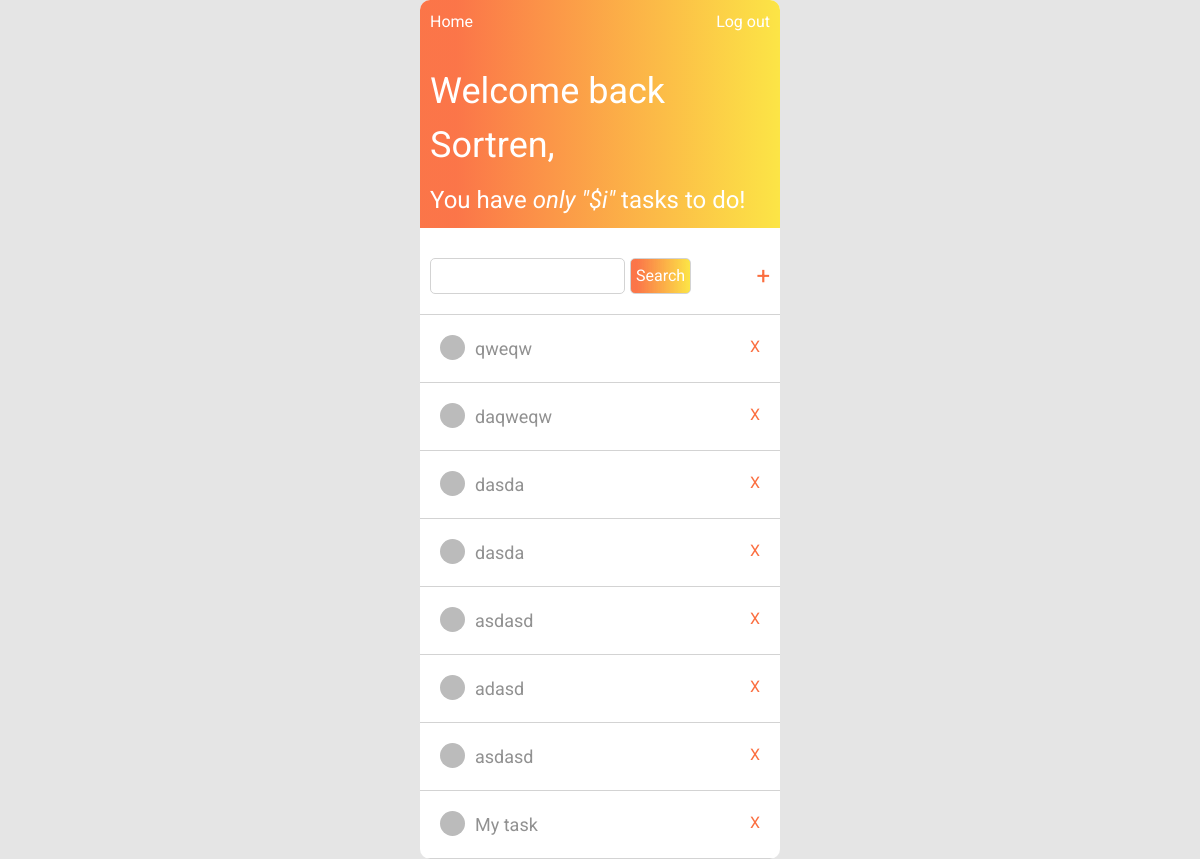
The app's page / (signed in), older data.
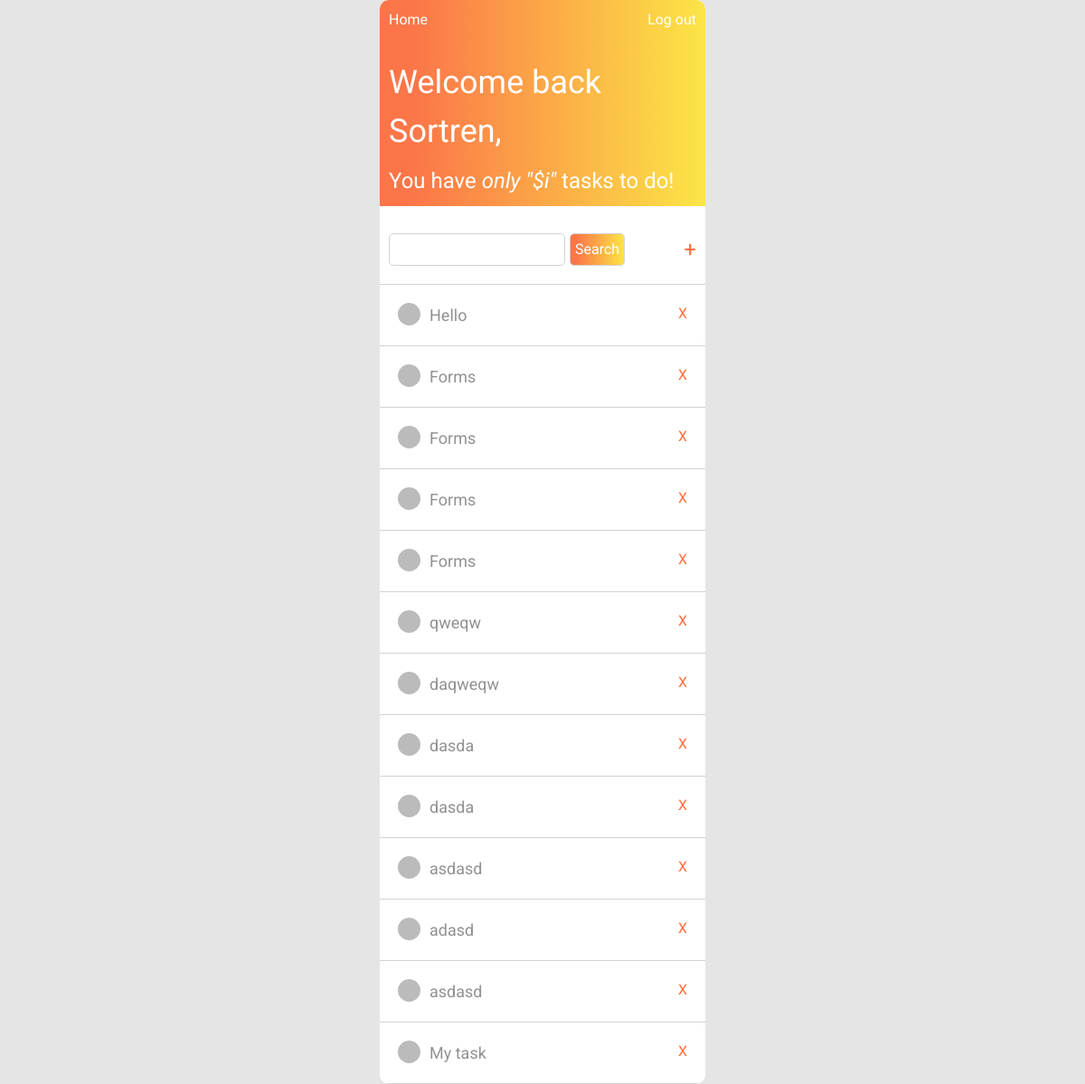
The same page, newer data.
### to_do/models.py (models this page shows, shortened)
class Task(models.Model):
    title = models.CharField(max_length=100)
    content = models.TextField()
    date_posted = models.DateTimeField(default=timezone.now)
    author = models.ForeignKey(User, on_delete=models.CASCADE)

### to_do/views.py (the view)
# urls.py: 2. Add a URL to urlpatterns:  path('', views.home, name='home')
@login_required(login_url='login')
def home(request):
    context = {
        'tasks': Task.objects.filter(author=request.user).order_by('-id'),
    }
    return render(request, 'to_do/home.html', context)

### to_do/templates/to_do/home.html
{%extends "to_do/base_home.html"%}
{% block search-add %}
  <div class="search-add">
    <div class="search">
        <input type="text" class = "input">
        <button class = "button-search">Search</button>
    </div>
    <div class="add">
        <a href = "{% url 'add-task' %}" class = "add-task">+</a>
    </div>
  </div>
{% endblock search-add %}
{%block tasks%}
  {% for task in tasks %}
    <div class="task">
      <div class="content">
        <span class="dot"></span>
        <a href="#" class="task-title">{{ task.title }}</a>
      </div>
      <a href="#" class="delete-task">X</a>
    </div>
  {%endfor%}
{%endblock tasks%}

Row changes from the older to the newer data that the page shows:
added Task: title "Hello"
added Task: title "Forms"
added Task: title "Forms"
added Task: title "Forms"
added Task: title "Forms"
